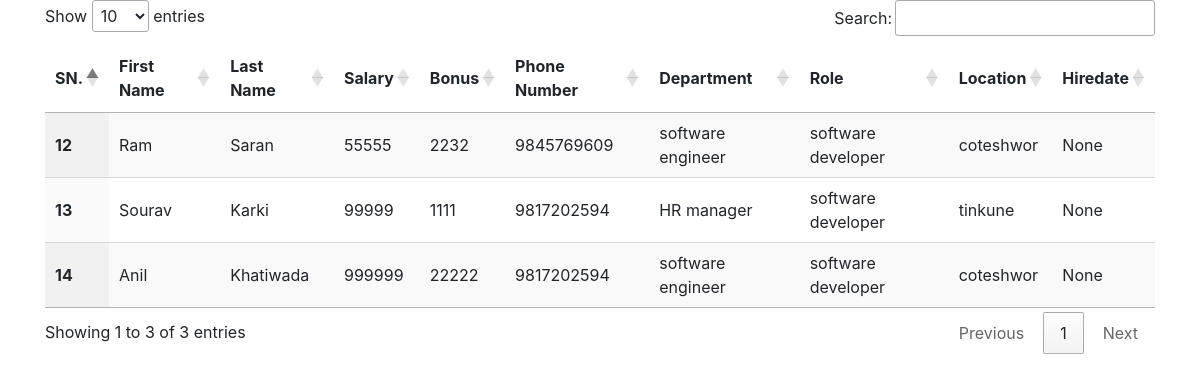
/filter, run on an earlier commit of the app's database.
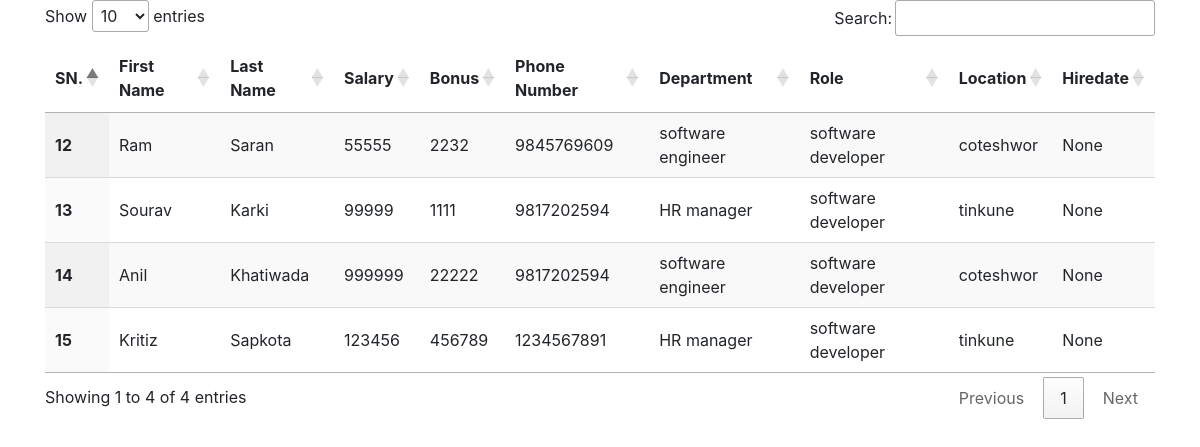
And on a later commit of the database.
### emp_app/models.py (models this page shows, shortened)
class Employee(models.Model):
    first_name = models.CharField(max_length=100, null=False)
    last_name = models.CharField(max_length=100)
    dept = models.ForeignKey(Department, on_delete=models.CASCADE)
    salary = models.IntegerField(default=0)
    bonus = models.IntegerField(default=0)
    role = models.ForeignKey(Role, on_delete=models.CASCADE)
    phone = models.IntegerField(default=0)
    hire_date = models.DateField(null=True, blank=True)

class Department(models.Model):
    name = models.CharField(max_length=100,null=False)
    location = models.CharField(max_length=100)

class Role(models.Model):
    name = models.CharField(max_length=100, null=False)

### emp_app/views.py (the view)
# urls.py: path('filter', views.filter, name="filter")
def filter(request):
    data = Employee.objects.all()
    context = {
        'data': data
    }
    return render(request, 'filter.html', context)

### emp_app/templates/filter.html (shortened to what this page needs)
{% extends 'core/base.html' %}
    {% block content%}
    <table id="myTable" class="display">
        <thead>
            <tr>
                <th scope="col">SN.</th>
                <th scope="col">First Name</th>
                <th scope="col">Last Name</th>
                <th scope="col">Salary</th>
                <th scope="col">Bonus</th>
                <th scope="col">Phone Number</th>
                <th scope="col">Department</th>
                <th scope="col">Role</th>
                <th scope="col">Location</th>
                <th scope="col">Hiredate</th>
            </tr>
        </thead>
        <tbody>
            {% for emp in data %}
            <tr>
                <th scope="row">{{emp.id}}</th>
                <td>{{emp.first_name}}</td>
                <td>{{emp.last_name}}</td>
                <td>{{emp.salary}}</td>
                <td>{{emp.bonus}}</td>
                <td>{{emp.phone}}</td>
                <td>{{emp.dept.name}}</td>
                <td>{{emp.role.name}}</td>
                <td>{{emp.dept.location}}</td>
                <td>{{emp.hire_date}}</td>
            </tr>
            {%endfor%}
        </tbody>
    </table>
    {% endblock content%}

What changed in the data, as far as the page shows it:
added Employee: id "15", first_name "Kritiz", last_name "Sapkota", salary "123456", bonus "456789", phone "1234567891", dept.name "HR manager", role.name "software developer", dept.location "tinkune", hire_date "None"
Also different on the page:
text written by a page script: "Show entries Search: Showing 1 to 3 of 3 entries Previous 1 Next" → "Show entries Search: Showing 1 to 4 of 4 entries Previous 1 Next"
